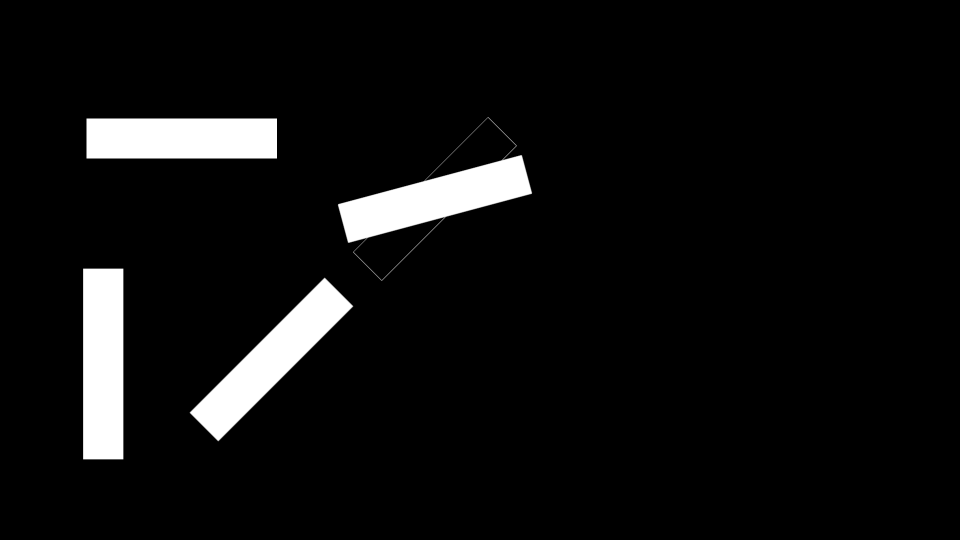
#> input picture test_data/syntheticHydrides.png, 1920 x 1080 px (shown at 1/2 size)
$ python build_debug_duplicate_dataset.py
#> lines starting #> are read from the running program, lines starting #| are printed output that depends on the picture; after the words box and inside, x2 and y2 are one past the last pixel; in counts of white or black regions, pixels touching at a corner belong together
"""Create tiny split dataset by duplicating one test image for pipeline debug runs."""

from __future__ import annotations

import argparse
import json
from pathlib import Path

import numpy as np
from PIL import Image


ROOT = Path(__file__).resolve().parents[1]


def _write_pair(
    *,
    images_dir: Path,
    masks_dir: Path,
    stem: str,
    rgb: np.ndarray,
    mask: np.ndarray,
) -> None:
    images_dir.mkdir(parents=True, exist_ok=True)
    masks_dir.mkdir(parents=True, exist_ok=True)
    Image.fromarray(rgb).save(images_dir / f"{stem}.png")
    Image.fromarray(mask).save(masks_dir / f"{stem}.png")


def _build_parser() -> argparse.ArgumentParser:
    parser = argparse.ArgumentParser(description="Create tiny duplicated train/val dataset from one image.")
    parser.add_argument("--image-path", type=str, default="test_data/syntheticHydrides.png")
    parser.add_argument("--output-dir", type=str, default="outputs/debug_pretrained_dataset")
    parser.add_argument("--train-count", type=int, default=4)
    parser.add_argument("--val-count", type=int, default=2)
    parser.add_argument("--resize-width", type=int, default=0, help="Optional output image width for debug speed.")
    parser.add_argument("--resize-height", type=int, default=0, help="Optional output image height for debug speed.")
    parser.add_argument(
        "--threshold",
        type=int,
        default=5,
        help="Mask threshold on grayscale image (mask=1 where gray > threshold).",
    )
    return parser


def main() -> None:
    args = _build_parser().parse_args()
    image_path = Path(args.image_path)
    if not image_path.is_absolute():
        image_path = (ROOT / image_path).resolve()
    if not image_path.exists():
        raise FileNotFoundError(f"source image not found: {image_path}")

    output_dir = Path(args.output_dir)
    if not output_dir.is_absolute():
        output_dir = (ROOT / output_dir).resolve()
    output_dir.mkdir(parents=True, exist_ok=True)

    resize_width = int(args.resize_width)
    resize_height = int(args.resize_height)
    if (resize_width > 0 and resize_height <= 0) or (resize_height > 0 and resize_width <= 0):
        raise ValueError("resize-width and resize-height must be provided together when resizing is enabled")

    image_gray = Image.open(image_path).convert("L")
    if resize_width > 0 and resize_height > 0:
        image_gray = image_gray.resize((resize_width, resize_height), Image.BILINEAR)

    gray = np.asarray(image_gray, dtype=np.uint8)
    rgb = np.stack([gray, gray, gray], axis=2)
#> rgb is the input picture: shape (1080, 1920, 3); min 0, max 255, mean 15.1
    mask = (gray > int(args.threshold)).astype(np.uint8)
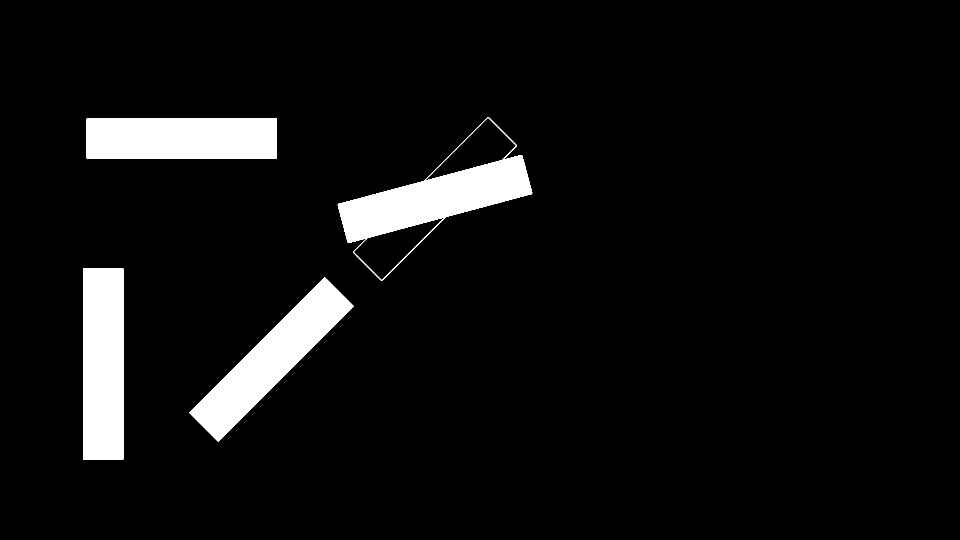
#> mask: shape (1080, 1920) (shown at 1/2 size); values 0 (black) and 1 (white), 6% white; 4 white regions, box (x1, y1, x2, y2) and area: (675, 234, 1065, 562) 32255, (379, 555, 707, 883) 31762, (166, 537, 247, 919) 30942, (173, 237, 554, 317) 30480

    for idx in range(max(1, int(args.train_count))):
        _write_pair(
            images_dir=output_dir / "train" / "images",
            masks_dir=output_dir / "train" / "masks",
            stem=f"train_{idx:03d}",
            rgb=rgb,
            mask=mask,
        )
    for idx in range(max(1, int(args.val_count))):
        _write_pair(
            images_dir=output_dir / "val" / "images",
            masks_dir=output_dir / "val" / "masks",
            stem=f"val_{idx:03d}",
            rgb=rgb,
            mask=mask,
        )

    manifest = {
        "schema_version": "microseg.debug_dataset.v1",
        "source_image": str(image_path),
        "output_dir": str(output_dir),
        "threshold": int(args.threshold),
        "train_count": int(args.train_count),
        "val_count": int(args.val_count),
        "resize_width": resize_width,
        "resize_height": resize_height,
    }
    (output_dir / "debug_dataset_manifest.json").write_text(json.dumps(manifest, indent=2), encoding="utf-8")

    print(f"debug dataset: {output_dir}")
    print(f"source image: {image_path}")
    print(f"train samples: {int(args.train_count)}")
    print(f"val samples: {int(args.val_count)}")


if __name__ == "__main__":
    main()
